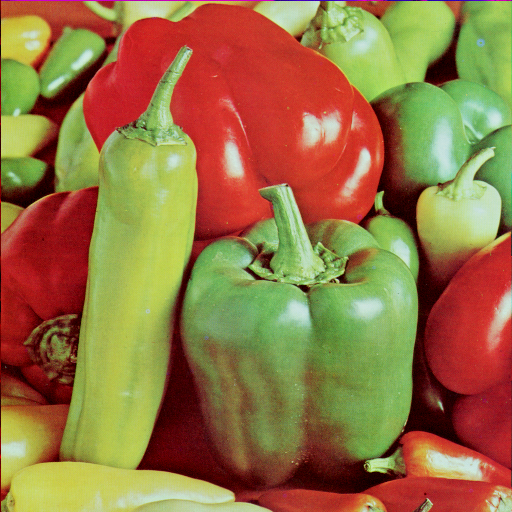
#> input picture img/4.2.07.tiff, 512 x 512 px
$ python colorHist.py   (Python 2 division)
#> lines starting #> are read from the running program, lines starting #| are printed output that depends on the picture; after the words box and inside, x2 and y2 are one past the last pixel; in counts of white or black regions, pixels touching at a corner belong together
import numpy as np
import cv2 as cv
import sys
from time import clock

#hacked solution of the openCV 'color_Histogram.py'

if __name__ == '__main__':

    hsv_map = np.zeros((180, 256, 3), np.uint8)
    h, s = np.indices(hsv_map.shape[:2])

    #and hsv map from np indices
    hsv_map[:,:,0] = h
    hsv_map[:,:,1] = s
    hsv_map[:,:,2] = 255
    hsv_map = cv.cvtColor(hsv_map, cv.COLOR_HSV2BGR)
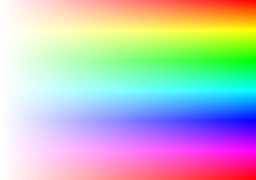
#> hsv_map: shape (180, 256, 3); mean B, G, R 190.8, 190.8, 190.9

    cv.namedWindow('hist', 0)
    hist_scale = 10

    def setHistScale(num):
        global hist_scale
        hist_scale = num

    cv.createTrackbar('scale', 'hist', hist_scale, 100, setHistScale)


    img = cv.imread('img/4.2.07.tiff',1)
#> img is the input picture: shape (512, 512, 3); mean B, G, R 66.5, 115.6, 149.8

    while True:

        cv.imshow('img', img)

        small = cv.pyrDown(img)
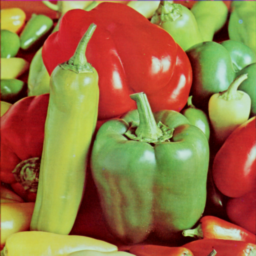
#> small: shape (256, 256, 3); mean B, G, R 66.5, 115.6, 149.9

        hsv = cv.cvtColor(small, cv.COLOR_BGR2HSV)
#> hsv: shape (256, 256, 3); mean H, S, V 41, 160.8, 165.4
        dark = hsv[...,2] < 32
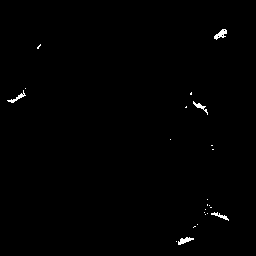
#> dark: shape (256, 256) bool; 0.53% white in thin lines or dots, all inside (x1, y1, x2, y2) = (7, 29, 229, 245)

        hsv[dark] = 0
#> hsv: shape (256, 256, 3); mean H, S, V 41, 159.4, 165.3
        h = cv.calcHist( [hsv], [0, 1], None, [180, 256], [0, 180, 0, 256] )
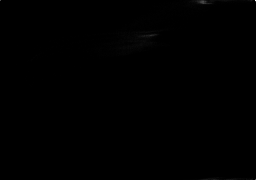
#> h: shape (180, 256) float32; min 0, max 1158, mean 1.4; drawn with min black and max white

        #scale down the calculated histogram with current hist_scale value
        h = np.clip(h*0.005*hist_scale, 0, 1)
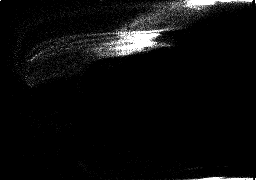
#> h: shape (180, 256) float32; min 0, max 1, mean 0.047
        vis = hsv_map*h[:,:,np.newaxis] / 255.0
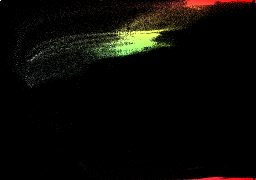
#> vis: shape (180, 256, 3) float32; mean B, G, R 0.0205, 0.0362, 0.042

        cv.imshow('hist',vis)
        print vis
#> (printed output is left out)

        ch = 0xFF & cv.waitKey(1)
#> (key Esc is pressed here)
        if ch == 27:
            break

cv.destroyAllWindows()

$ run again, with img/4.1.04.tiff copied over img/4.2.07.tiff
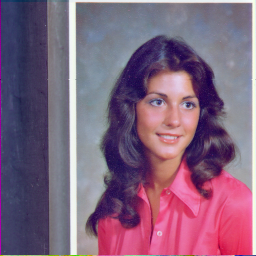
#> input picture img/4.1.04.tiff, 256 x 256 px
#> img is the input picture: shape (256, 256, 3); mean B, G, R 125.2, 99.3, 129.2
#> `small = cv.pyrDown(img)`:
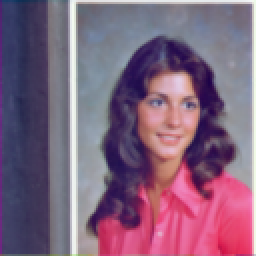
#> small: shape (128, 128, 3) (shown 2 times larger); mean B, G, R 125.1, 99, 128.9
#> hsv: shape (128, 128, 3); mean H, S, V 124.5, 86.5, 144
#> dark: shape (128, 128) bool; every value is 0
#> `h = cv.calcHist( [hsv], [0, 1], None, [180, 256], [0, 180, 0, 256] )`:
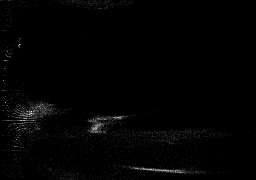
#> h: shape (180, 256) float32; min 0, max 31, mean 0.4; drawn with min black and max white
#> (printed output is left out)

$ run again, with img/4.1.05.tiff copied over img/4.2.07.tiff
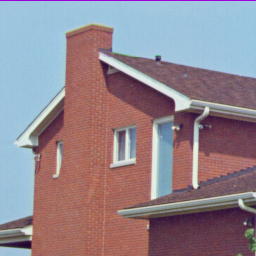
#> input picture img/4.1.05.tiff, 256 x 256 px
#> img is the input picture: shape (256, 256, 3); mean B, G, R 142, 133, 146.6
#> `small = cv.pyrDown(img)`:
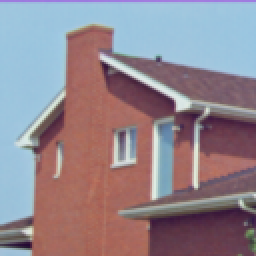
#> small: shape (128, 128, 3) (shown 2 times larger); mean B, G, R 142.4, 133.4, 146.6
#> hsv: shape (128, 128, 3); mean H, S, V 83.5, 80.9, 168.9
#> dark: shape (128, 128) bool; every value is 0
#> `h = np.clip(h*0.005*hist_scale, 0, 1)`:
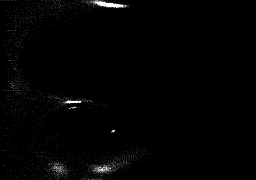
#> h: shape (180, 256) float32; min 0, max 1, mean 0.0111
#> (printed output is left out)

$ run again, with img/4.1.06.tiff copied over img/4.2.07.tiff
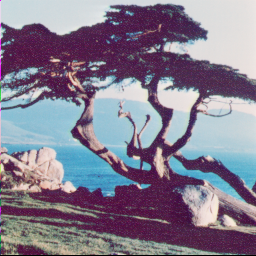
#> input picture img/4.1.06.tiff, 256 x 256 px
#> img is the input picture: shape (256, 256, 3); mean B, G, R 143.3, 124.9, 132.2
#> `small = cv.pyrDown(img)`:
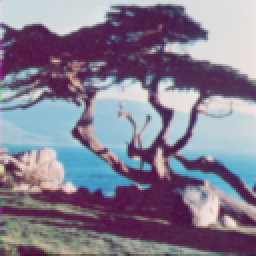
#> small: shape (128, 128, 3) (shown 2 times larger); mean B, G, R 143.6, 125.3, 132.5
#> hsv: shape (128, 128, 3); mean H, S, V 109, 76.7, 149.6
#> dark: shape (128, 128) bool; every value is 0
#> `h = np.clip(h*0.005*hist_scale, 0, 1)`:
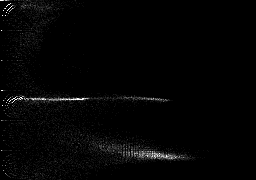
#> h: shape (180, 256) float32; min 0, max 1, mean 0.0168
#> (printed output is left out)
